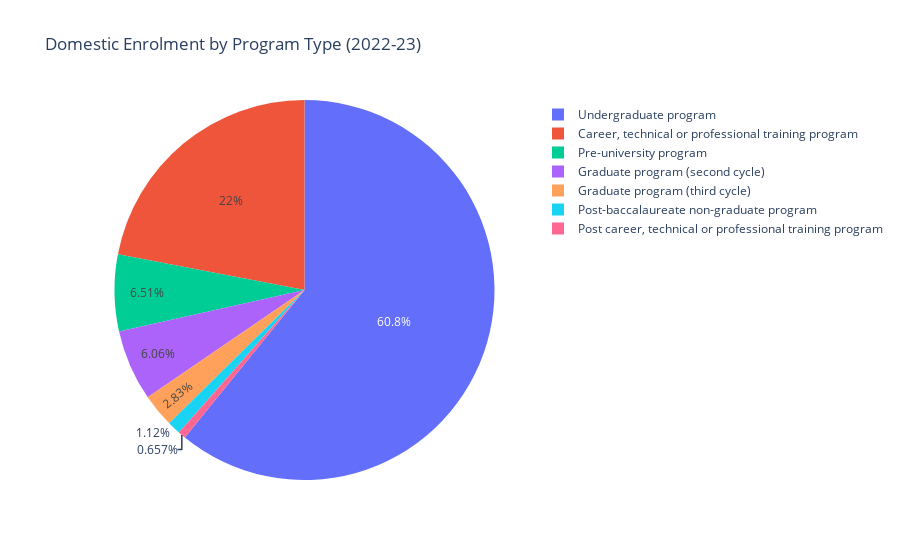
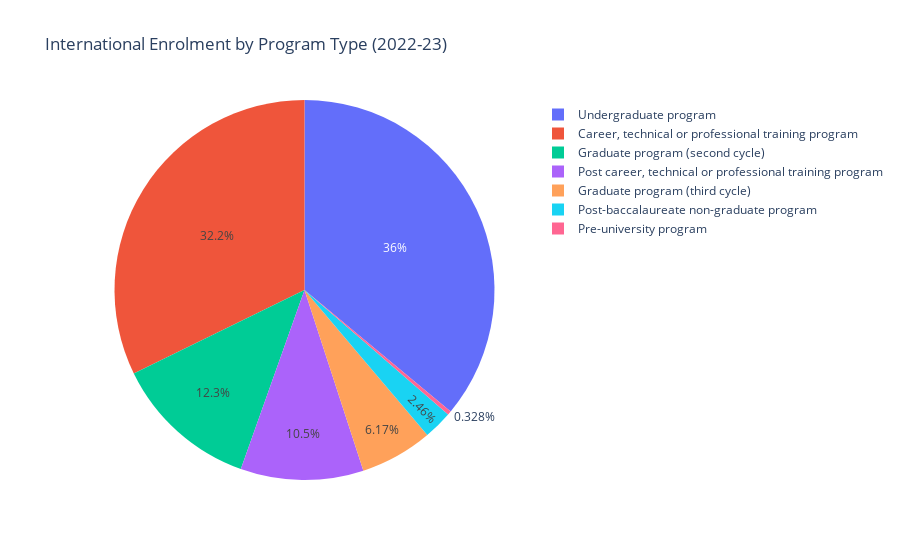

Notebook code for these charts, in order:
### Code cell
# pie chart of the domestic enrolment and international enrolment from the domestic_agg numbers and international_agg numbers
fig_dom = px.pie(
    domestic_agg,
    names='Program type',
    values='Domestic Enrolment',
    title='Domestic Enrolment by Program Type (2022-23)',
    hover_data=['Domestic Enrolment'],
    template='plotly'
)
fig_dom.show()

fig_intl = px.pie(
    international_agg,
    names='Program type',
    values='International Enrolment',
    title='International Enrolment by Program Type (2022-23)',
    hover_data=['International Enrolment'],
    template='plotly'
)
fig_intl.show()

### Figure 1 — Plotly figure (JSON) as saved in the notebook; plotly's stock layout.template omitted (floating-point values rounded to 4 significant figures)
{"data": [{"customdata": [[550206], [151569], [70815], [16449], [27921], [162819], [1522458]], "domain": {"x": [0, 1], "y": [0, 1]}, "hovertemplate": "Program type=%{label}<br>Domestic Enrolment=%{customdata[0]}<extra></extra>", "labels": ["Career, technical or professional training program", "Graduate program (second cycle)", "Graduate program (third cycle)", "Post career, technical or professional training program", "Post-baccalaureate non-graduate program", "Pre-university program", "Undergraduate program"], "legendgroup": "", "name": "", "showlegend": true, "type": "pie", "values": [550206, 151569, 70815, 16449, 27921, 162819, 1522458]}], "layout": {"legend": {"tracegroupgap": 0}, "title": {"text": "Domestic Enrolment by Program Type (2022-23)"}}}

### Figure 2 — Plotly figure (JSON) as saved in the notebook; plotly's stock layout.template omitted (floating-point values rounded to 4 significant figures)
{"data": [{"customdata": [[257070], [98283], [49173], [83370], [19593], [2616], [287328]], "domain": {"x": [0, 1], "y": [0, 1]}, "hovertemplate": "Program type=%{label}<br>International Enrolment=%{customdata[0]}<extra></extra>", "labels": ["Career, technical or professional training program", "Graduate program (second cycle)", "Graduate program (third cycle)", "Post career, technical or professional training program", "Post-baccalaureate non-graduate program", "Pre-university program", "Undergraduate program"], "legendgroup": "", "name": "", "showlegend": true, "type": "pie", "values": [257070, 98283, 49173, 83370, 19593, 2616, 287328]}], "layout": {"legend": {"tracegroupgap": 0}, "title": {"text": "International Enrolment by Program Type (2022-23)"}}}
